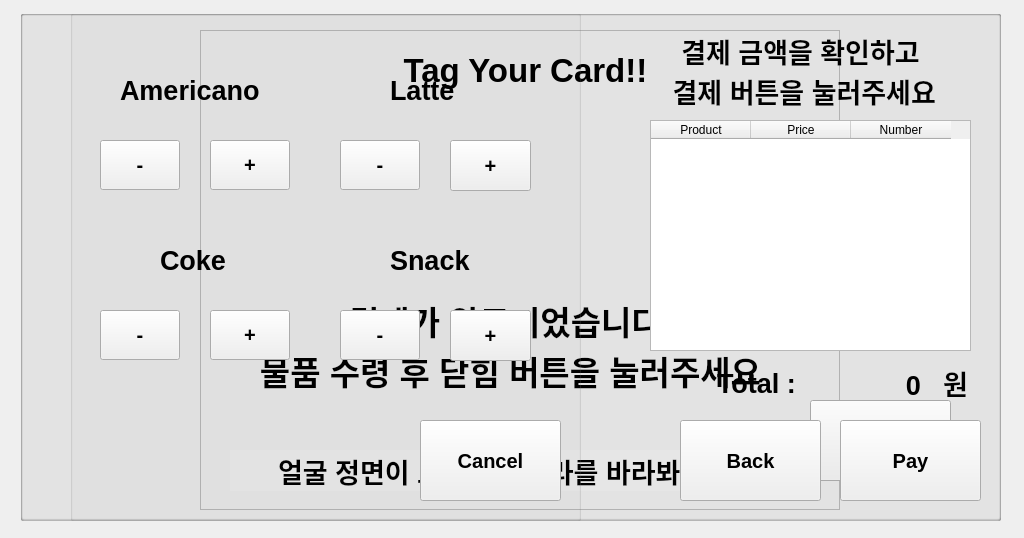
<?xml version="1.0" encoding="UTF-8"?>
<ui version="4.0">
 <class>Dialog</class>
 <widget class="QDialog" name="Dialog">
  <property name="geometry">
   <rect>
    <x>0</x>
    <y>0</y>
    <width>1024</width>
    <height>538</height>
   </rect>
  </property>
  <property name="windowTitle">
   <string>Dialog</string>
  </property>
  <property name="styleSheet">
   <string notr="true"/>
  </property>
  <widget class="QPushButton" name="normalBtn">
   <property name="geometry">
    <rect>
     <x>20</x>
     <y>20</y>
     <width>981</width>
     <height>501</height>
    </rect>
   </property>
   <property name="styleSheet">
    <string notr="true">image: url(:/Icon/normal.png);</string>
   </property>
   <property name="text">
    <string/>
   </property>
   <property name="default">
    <bool>false</bool>
   </property>
  </widget>
  <widget class="QPushButton" name="smileBtn">
   <property name="geometry">
    <rect>
     <x>20</x>
     <y>20</y>
     <width>981</width>
     <height>501</height>
    </rect>
   </property>
   <property name="styleSheet">
    <string notr="true">image: url(:/Icon/smile.png);</string>
   </property>
   <property name="text">
    <string/>
   </property>
   <property name="default">
    <bool>false</bool>
   </property>
  </widget>
  <widget class="QGroupBox" name="cameraGroup">
   <property name="geometry">
    <rect>
     <x>20</x>
     <y>10</y>
     <width>981</width>
     <height>511</height>
    </rect>
   </property>
   <property name="autoFillBackground">
    <bool>true</bool>
   </property>
   <property name="styleSheet">
    <string notr="true">backgroudn-color: rgb(255, 255, 255)</string>
   </property>
   <property name="title">
    <string/>
   </property>
   <widget class="QLabel" name="label_2">
    <property name="geometry">
     <rect>
      <x>180</x>
      <y>20</y>
      <width>640</width>
      <height>480</height>
     </rect>
    </property>
    <property name="frameShape">
     <enum>QFrame::StyledPanel</enum>
    </property>
    <property name="text">
     <string/>
    </property>
   </widget>
   <widget class="QLabel" name="faceLabel_2">
    <property name="geometry">
     <rect>
      <x>210</x>
      <y>440</y>
      <width>591</width>
      <height>41</height>
     </rect>
    </property>
    <property name="font">
     <font>
      <pointsize>20</pointsize>
      <weight>75</weight>
      <bold>true</bold>
     </font>
    </property>
    <property name="autoFillBackground">
     <bool>true</bool>
    </property>
    <property name="styleSheet">
     <string notr="true">backgroudn-color: rgb(255, 255, 255)</string>
    </property>
    <property name="text">
     <string>얼굴 정면이 보이게 카메라를 바라봐주세요!!</string>
    </property>
    <property name="alignment">
     <set>Qt::AlignCenter</set>
    </property>
   </widget>
  </widget>
  <widget class="QGroupBox" name="rfidGroup">
   <property name="geometry">
    <rect>
     <x>20</x>
     <y>10</y>
     <width>981</width>
     <height>511</height>
    </rect>
   </property>
   <property name="font">
    <font>
     <pointsize>25</pointsize>
    </font>
   </property>
   <property name="title">
    <string/>
   </property>
   <widget class="QLabel" name="tagLabel_2">
    <property name="geometry">
     <rect>
      <x>310</x>
      <y>130</y>
      <width>381</width>
      <height>281</height>
     </rect>
    </property>
    <property name="styleSheet">
     <string notr="true">image: url(:/Icon/NFC-Card.png);</string>
    </property>
    <property name="text">
     <string/>
    </property>
   </widget>
   <widget class="QLabel" name="label_12">
    <property name="geometry">
     <rect>
      <x>280</x>
      <y>40</y>
      <width>451</width>
      <height>41</height>
     </rect>
    </property>
    <property name="font">
     <font>
      <pointsize>25</pointsize>
      <weight>75</weight>
      <bold>true</bold>
     </font>
    </property>
    <property name="text">
     <string>Tag Your Card!!</string>
    </property>
    <property name="alignment">
     <set>Qt::AlignCenter</set>
    </property>
   </widget>
  </widget>
  <widget class="QGroupBox" name="noticeGroup">
   <property name="geometry">
    <rect>
     <x>20</x>
     <y>10</y>
     <width>981</width>
     <height>510</height>
    </rect>
   </property>
   <property name="font">
    <font>
     <pointsize>25</pointsize>
    </font>
   </property>
   <property name="title">
    <string/>
   </property>
   <widget class="QPushButton" name="closeBtn_2">
    <property name="geometry">
     <rect>
      <x>790</x>
      <y>390</y>
      <width>141</width>
      <height>81</height>
     </rect>
    </property>
    <property name="font">
     <font>
      <pointsize>15</pointsize>
      <weight>75</weight>
      <bold>true</bold>
     </font>
    </property>
    <property name="text">
     <string>Close</string>
    </property>
   </widget>
   <widget class="QLabel" name="label_13">
    <property name="geometry">
     <rect>
      <x>200</x>
      <y>340</y>
      <width>581</width>
      <height>41</height>
     </rect>
    </property>
    <property name="font">
     <font>
      <pointsize>25</pointsize>
      <weight>75</weight>
      <bold>true</bold>
     </font>
    </property>
    <property name="text">
     <string>물품 수령 후 닫힘 버튼을 눌러주세요</string>
    </property>
    <property name="alignment">
     <set>Qt::AlignCenter</set>
    </property>
   </widget>
   <widget class="QLabel" name="noticeLabel_3">
    <property name="geometry">
     <rect>
      <x>80</x>
      <y>20</y>
      <width>191</width>
      <height>141</height>
     </rect>
    </property>
    <property name="styleSheet">
     <string notr="true"/>
    </property>
    <property name="text">
     <string/>
    </property>
   </widget>
   <widget class="QLabel" name="label_14">
    <property name="geometry">
     <rect>
      <x>330</x>
      <y>290</y>
      <width>311</width>
      <height>41</height>
     </rect>
    </property>
    <property name="font">
     <font>
      <pointsize>25</pointsize>
      <weight>75</weight>
      <bold>true</bold>
     </font>
    </property>
    <property name="text">
     <string>결제가 완료되었습니다</string>
    </property>
    <property name="alignment">
     <set>Qt::AlignCenter</set>
    </property>
   </widget>
   <widget class="QLabel" name="noticeLabel_4">
    <property name="geometry">
     <rect>
      <x>320</x>
      <y>40</y>
      <width>341</width>
      <height>231</height>
     </rect>
    </property>
    <property name="styleSheet">
     <string notr="true">image: url(:/Icon/check.png);</string>
    </property>
    <property name="text">
     <string/>
    </property>
   </widget>
  </widget>
  <widget class="QGroupBox" name="orderGroup">
   <property name="geometry">
    <rect>
     <x>20</x>
     <y>10</y>
     <width>981</width>
     <height>511</height>
    </rect>
   </property>
   <property name="title">
    <string/>
   </property>
   <widget class="QLabel" name="totalPrice_2">
    <property name="geometry">
     <rect>
      <x>780</x>
      <y>350</y>
      <width>121</width>
      <height>50</height>
     </rect>
    </property>
    <property name="font">
     <font>
      <pointsize>20</pointsize>
      <weight>75</weight>
      <bold>true</bold>
     </font>
    </property>
    <property name="text">
     <string>0</string>
    </property>
    <property name="alignment">
     <set>Qt::AlignRight|Qt::AlignTrailing|Qt::AlignVCenter</set>
    </property>
   </widget>
   <widget class="QLabel" name="label_15">
    <property name="geometry">
     <rect>
      <x>697</x>
      <y>353</y>
      <width>91</width>
      <height>41</height>
     </rect>
    </property>
    <property name="font">
     <font>
      <pointsize>20</pointsize>
      <weight>75</weight>
      <bold>true</bold>
     </font>
    </property>
    <property name="text">
     <string>Total :</string>
    </property>
   </widget>
   <widget class="QLabel" name="wonLabel_2">
    <property name="geometry">
     <rect>
      <x>827</x>
      <y>348</y>
      <width>121</width>
      <height>50</height>
     </rect>
    </property>
    <property name="font">
     <font>
      <pointsize>20</pointsize>
      <weight>75</weight>
      <bold>true</bold>
     </font>
    </property>
    <property name="text">
     <string>원</string>
    </property>
    <property name="alignment">
     <set>Qt::AlignRight|Qt::AlignTrailing|Qt::AlignVCenter</set>
    </property>
   </widget>
   <widget class="QGroupBox" name="menuGroup_2">
    <property name="geometry">
     <rect>
      <x>50</x>
      <y>0</y>
      <width>511</width>
      <height>511</height>
     </rect>
    </property>
    <property name="title">
     <string/>
    </property>
    <widget class="QPushButton" name="addAmericanoBtn_2">
     <property name="geometry">
      <rect>
       <x>140</x>
       <y>130</y>
       <width>80</width>
       <height>50</height>
      </rect>
     </property>
     <property name="font">
      <font>
       <pointsize>15</pointsize>
       <weight>75</weight>
       <bold>true</bold>
      </font>
     </property>
     <property name="styleSheet">
      <string notr="true"/>
     </property>
     <property name="text">
      <string>+</string>
     </property>
     <property name="default">
      <bool>false</bool>
     </property>
    </widget>
    <widget class="QLabel" name="label_16">
     <property name="geometry">
      <rect>
       <x>50</x>
       <y>60</y>
       <width>171</width>
       <height>41</height>
      </rect>
     </property>
     <property name="font">
      <font>
       <pointsize>20</pointsize>
       <weight>75</weight>
       <bold>true</bold>
      </font>
     </property>
     <property name="text">
      <string>Americano</string>
     </property>
    </widget>
    <widget class="QPushButton" name="addCokeBtn_2">
     <property name="geometry">
      <rect>
       <x>140</x>
       <y>300</y>
       <width>80</width>
       <height>50</height>
      </rect>
     </property>
     <property name="font">
      <font>
       <pointsize>15</pointsize>
       <weight>75</weight>
       <bold>true</bold>
      </font>
     </property>
     <property name="styleSheet">
      <string notr="true"/>
     </property>
     <property name="text">
      <string>+</string>
     </property>
     <property name="default">
      <bool>false</bool>
     </property>
    </widget>
    <widget class="QPushButton" name="addSnackBtn_2">
     <property name="geometry">
      <rect>
       <x>380</x>
       <y>300</y>
       <width>81</width>
       <height>51</height>
      </rect>
     </property>
     <property name="font">
      <font>
       <pointsize>15</pointsize>
       <weight>75</weight>
       <bold>true</bold>
      </font>
     </property>
     <property name="styleSheet">
      <string notr="true"/>
     </property>
     <property name="text">
      <string>+</string>
     </property>
     <property name="default">
      <bool>false</bool>
     </property>
    </widget>
    <widget class="QPushButton" name="addLatteBtn_2">
     <property name="geometry">
      <rect>
       <x>380</x>
       <y>130</y>
       <width>81</width>
       <height>51</height>
      </rect>
     </property>
     <property name="font">
      <font>
       <pointsize>15</pointsize>
       <weight>75</weight>
       <bold>true</bold>
      </font>
     </property>
     <property name="styleSheet">
      <string notr="true"/>
     </property>
     <property name="text">
      <string>+</string>
     </property>
     <property name="default">
      <bool>false</bool>
     </property>
    </widget>
    <widget class="QPushButton" name="subAmericanoBtn_2">
     <property name="geometry">
      <rect>
       <x>30</x>
       <y>130</y>
       <width>80</width>
       <height>50</height>
      </rect>
     </property>
     <property name="font">
      <font>
       <pointsize>15</pointsize>
       <weight>75</weight>
       <bold>true</bold>
      </font>
     </property>
     <property name="styleSheet">
      <string notr="true"/>
     </property>
     <property name="text">
      <string>-</string>
     </property>
     <property name="autoDefault">
      <bool>true</bool>
     </property>
     <property name="default">
      <bool>false</bool>
     </property>
    </widget>
    <widget class="QPushButton" name="subCokeBtn_2">
     <property name="geometry">
      <rect>
       <x>30</x>
       <y>300</y>
       <width>80</width>
       <height>50</height>
      </rect>
     </property>
     <property name="font">
      <font>
       <pointsize>15</pointsize>
       <weight>75</weight>
       <bold>true</bold>
      </font>
     </property>
     <property name="styleSheet">
      <string notr="true"/>
     </property>
     <property name="text">
      <string>-</string>
     </property>
     <property name="default">
      <bool>false</bool>
     </property>
    </widget>
    <widget class="QPushButton" name="subSnackBtn_2">
     <property name="geometry">
      <rect>
       <x>270</x>
       <y>300</y>
       <width>80</width>
       <height>50</height>
      </rect>
     </property>
     <property name="font">
      <font>
       <pointsize>15</pointsize>
       <weight>75</weight>
       <bold>true</bold>
      </font>
     </property>
     <property name="styleSheet">
      <string notr="true"/>
     </property>
     <property name="text">
      <string>-</string>
     </property>
     <property name="default">
      <bool>false</bool>
     </property>
    </widget>
    <widget class="QPushButton" name="subLatteBtn_2">
     <property name="geometry">
      <rect>
       <x>270</x>
       <y>130</y>
       <width>80</width>
       <height>50</height>
      </rect>
     </property>
     <property name="font">
      <font>
       <pointsize>15</pointsize>
       <weight>75</weight>
       <bold>true</bold>
      </font>
     </property>
     <property name="styleSheet">
      <string notr="true"/>
     </property>
     <property name="text">
      <string>-</string>
     </property>
     <property name="default">
      <bool>false</bool>
     </property>
    </widget>
    <widget class="QLabel" name="label_17">
     <property name="geometry">
      <rect>
       <x>320</x>
       <y>230</y>
       <width>91</width>
       <height>41</height>
      </rect>
     </property>
     <property name="font">
      <font>
       <pointsize>20</pointsize>
       <weight>75</weight>
       <bold>true</bold>
      </font>
     </property>
     <property name="text">
      <string>Snack</string>
     </property>
    </widget>
    <widget class="QLabel" name="label_18">
     <property name="geometry">
      <rect>
       <x>90</x>
       <y>230</y>
       <width>91</width>
       <height>41</height>
      </rect>
     </property>
     <property name="font">
      <font>
       <pointsize>20</pointsize>
       <weight>75</weight>
       <bold>true</bold>
      </font>
     </property>
     <property name="text">
      <string>Coke</string>
     </property>
    </widget>
    <widget class="QLabel" name="label_19">
     <property name="geometry">
      <rect>
       <x>320</x>
       <y>60</y>
       <width>91</width>
       <height>41</height>
      </rect>
     </property>
     <property name="font">
      <font>
       <pointsize>20</pointsize>
       <weight>75</weight>
       <bold>true</bold>
      </font>
     </property>
     <property name="text">
      <string>Latte</string>
     </property>
    </widget>
    <widget class="QPushButton" name="cancelBtn_2">
     <property name="geometry">
      <rect>
       <x>350</x>
       <y>410</y>
       <width>141</width>
       <height>81</height>
      </rect>
     </property>
     <property name="font">
      <font>
       <pointsize>15</pointsize>
       <weight>75</weight>
       <bold>true</bold>
      </font>
     </property>
     <property name="styleSheet">
      <string notr="true"/>
     </property>
     <property name="text">
      <string>Cancel</string>
     </property>
     <property name="default">
      <bool>false</bool>
     </property>
    </widget>
   </widget>
   <widget class="QPushButton" name="backBtn_2">
    <property name="geometry">
     <rect>
      <x>660</x>
      <y>410</y>
      <width>141</width>
      <height>81</height>
     </rect>
    </property>
    <property name="font">
     <font>
      <pointsize>15</pointsize>
      <weight>75</weight>
      <bold>true</bold>
     </font>
    </property>
    <property name="styleSheet">
     <string notr="true"/>
    </property>
    <property name="text">
     <string>Back</string>
    </property>
    <property name="default">
     <bool>false</bool>
    </property>
   </widget>
   <widget class="QTableWidget" name="orderTable_2">
    <property name="geometry">
     <rect>
      <x>630</x>
      <y>110</y>
      <width>321</width>
      <height>231</height>
     </rect>
    </property>
    <column>
     <property name="text">
      <string>Product</string>
     </property>
    </column>
    <column>
     <property name="text">
      <string>Price</string>
     </property>
    </column>
    <column>
     <property name="text">
      <string>Number</string>
     </property>
    </column>
   </widget>
   <widget class="QPushButton" name="payBtn_2">
    <property name="geometry">
     <rect>
      <x>820</x>
      <y>410</y>
      <width>141</width>
      <height>81</height>
     </rect>
    </property>
    <property name="font">
     <font>
      <pointsize>15</pointsize>
      <weight>75</weight>
      <bold>true</bold>
     </font>
    </property>
    <property name="styleSheet">
     <string notr="true"/>
    </property>
    <property name="text">
     <string>Pay</string>
    </property>
    <property name="default">
     <bool>false</bool>
    </property>
   </widget>
   <widget class="QLabel" name="label_20">
    <property name="geometry">
     <rect>
      <x>640</x>
      <y>20</y>
      <width>281</width>
      <height>81</height>
     </rect>
    </property>
    <property name="font">
     <font>
      <pointsize>20</pointsize>
      <weight>75</weight>
      <bold>true</bold>
     </font>
    </property>
    <property name="text">
     <string>결제 금액을 확인하고
 결제 버튼을 눌러주세요</string>
    </property>
    <property name="alignment">
     <set>Qt::AlignCenter</set>
    </property>
   </widget>
  </widget>
 </widget>
 <resources>
  <include location="../data/resource.qrc"/>
 </resources>
 <connections/>
</ui>
